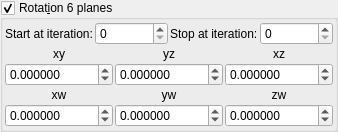
    <widget class="MyGroupBox" name="groupCheck_transf_function_enabledR_false">
     <property name="toolTip">
      <string/>
     </property>
     <property name="title">
      <string>Rotat&amp;ion 6 planes</string>
     </property>
     <property name="checkable">
      <bool>true</bool>
     </property>
     <layout class="QVBoxLayout" name="verticalLayout_31" stretch="0,0,0">
      <property name="spacing">
       <number>2</number>
      </property>
      <property name="leftMargin">
       <number>2</number>
      </property>
      <property name="topMargin">
       <number>2</number>
      </property>
      <property name="rightMargin">
       <number>2</number>
      </property>
      <property name="bottomMargin">
       <number>2</number>
      </property>
      <item>
       <layout class="QGridLayout" name="gridLayout_66">
        <property name="spacing">
         <number>2</number>
        </property>
        <item row="0" column="0">
         <widget class="QLabel" name="label_249">
          <property name="text">
           <string>Start at iteration:</string>
          </property>
         </widget>
        </item>
        <item row="0" column="1">
         <widget class="MySpinBox" name="spinboxInt_transf_start_iterations_R">
          <property name="sizePolicy">
           <sizepolicy hsizetype="Minimum" vsizetype="Maximum">
            <horstretch>0</horstretch>
            <verstretch>0</verstretch>
           </sizepolicy>
          </property>
          <property name="maximum">
           <number>999</number>
          </property>
         </widget>
        </item>
        <item row="0" column="2">
         <widget class="QLabel" name="label_248">
          <property name="text">
           <string>Stop at iteration:</string>
          </property>
         </widget>
        </item>
        <item row="0" column="3">
         <widget class="MySpinBox" name="spinboxInt_transf_stop_iterations_R">
          <property name="sizePolicy">
           <sizepolicy hsizetype="Minimum" vsizetype="Maximum">
            <horstretch>0</horstretch>
            <verstretch>0</verstretch>
           </sizepolicy>
          </property>
          <property name="maximum">
           <number>999</number>
          </property>
         </widget>
        </item>
       </layout>
      </item>
      <item>
       <layout class="QGridLayout" name="gridLayout_11">
        <property name="spacing">
         <number>2</number>
        </property>
        <item row="1" column="0">
         <widget class="QLabel" name="label_40">
          <property name="text">
           <string notr="true">xy</string>
          </property>
          <property name="alignment">
           <set>Qt::AlignCenter</set>
          </property>
         </widget>
        </item>
        <item row="2" column="2">
         <widget class="MyDoubleSpinBox" name="spinboxd3_transf_rotation44a_z">
          <property name="sizePolicy">
           <sizepolicy hsizetype="Minimum" vsizetype="Maximum">
            <horstretch>0</horstretch>
            <verstretch>0</verstretch>
           </sizepolicy>
          </property>
          <property name="prefix">
           <string/>
          </property>
          <property name="suffix">
           <string/>
          </property>
          <property name="decimals">
           <number>6</number>
          </property>
          <property name="minimum">
           <double>-36000.000000000000000</double>
          </property>
          <property name="maximum">
           <double>36000.000000000000000</double>
          </property>
          <property name="singleStep">
           <double>1.000000000000000</double>
          </property>
         </widget>
        </item>
        <item row="2" column="0">
         <widget class="MyDoubleSpinBox" name="spinboxd3_transf_rotation44a_x">
          <property name="sizePolicy">
           <sizepolicy hsizetype="Minimum" vsizetype="Maximum">
            <horstretch>0</horstretch>
            <verstretch>0</verstretch>
           </sizepolicy>
          </property>
          <property name="prefix">
           <string/>
          </property>
          <property name="suffix">
           <string/>
          </property>
          <property name="decimals">
           <number>6</number>
          </property>
          <property name="minimum">
           <double>-36000.000000000000000</double>
          </property>
          <property name="maximum">
           <double>36000.000000000000000</double>
          </property>
          <property name="singleStep">
           <double>1.000000000000000</double>
          </property>
         </widget>
        </item>
        <item row="1" column="2">
         <widget class="QLabel" name="label_37">
          <property name="text">
           <string notr="true">xz</string>
          </property>
          <property name="alignment">
           <set>Qt::AlignCenter</set>
          </property>
         </widget>
        </item>
        <item row="2" column="1">
         <widget class="MyDoubleSpinBox" name="spinboxd3_transf_rotation44a_y">
          <property name="sizePolicy">
           <sizepolicy hsizetype="Minimum" vsizetype="Maximum">
            <horstretch>0</horstretch>
            <verstretch>0</verstretch>
           </sizepolicy>
          </property>
          <property name="prefix">
           <string/>
          </property>
          <property name="suffix">
           <string/>
          </property>
          <property name="decimals">
           <number>6</number>
          </property>
          <property name="minimum">
           <double>-36000.000000000000000</double>
          </property>
          <property name="maximum">
           <double>36000.000000000000000</double>
          </property>
          <property name="singleStep">
           <double>1.000000000000000</double>
          </property>
         </widget>
        </item>
        <item row="1" column="1">
         <widget class="QLabel" name="label_38">
          <property name="text">
           <string notr="true">yz</string>
          </property>
          <property name="alignment">
           <set>Qt::AlignCenter</set>
          </property>
         </widget>
        </item>
       </layout>
      </item>
      <item>
       <layout class="QGridLayout" name="gridLayout_14">
        <property name="spacing">
         <number>2</number>
        </property>
        <item row="2" column="1">
         <widget class="MyDoubleSpinBox" name="spinboxd3_transf_rotation44b_y">
          <property name="sizePolicy">
           <sizepolicy hsizetype="Minimum" vsizetype="Maximum">
            <horstretch>0</horstretch>
            <verstretch>0</verstretch>
           </sizepolicy>
          </property>
          <property name="prefix">
           <string/>
          </property>
          <property name="suffix">
           <string/>
          </property>
          <property name="decimals">
           <number>6</number>
          </property>
          <property name="minimum">
           <double>-36000.000000000000000</double>
          </property>
          <property name="maximum">
           <double>36000.000000000000000</double>
          </property>
          <property name="singleStep">
           <double>1.000000000000000</double>
          </property>
         </widget>
        </item>
        <item row="2" column="0">
         <widget class="MyDoubleSpinBox" name="spinboxd3_transf_rotation44b_x">
          <property name="sizePolicy">
           <sizepolicy hsizetype="Minimum" vsizetype="Maximum">
            <horstretch>0</horstretch>
            <verstretch>0</verstretch>
           </sizepolicy>
          </property>
          <property name="prefix">
           <string/>
          </property>
          <property name="suffix">
           <string/>
          </property>
          <property name="decimals">
           <number>6</number>
          </property>
          <property name="minimum">
           <double>-36000.000000000000000</double>
          </property>
          <property name="maximum">
           <double>36000.000000000000000</double>
          </property>
          <property name="singleStep">
           <double>1.000000000000000</double>
          </property>
         </widget>
        </item>
        <item row="1" column="1">
         <widget class="QLabel" name="label_49">
          <property name="text">
           <string notr="true">yw</string>
          </property>
          <property name="alignment">
           <set>Qt::AlignCenter</set>
          </property>
         </widget>
        </item>
        <item row="1" column="0">
         <widget class="QLabel" name="label_50">
          <property name="text">
           <string notr="true">xw</string>
          </property>
          <property name="alignment">
           <set>Qt::AlignCenter</set>
          </property>
         </widget>
        </item>
        <item row="1" column="2">
         <widget class="QLabel" name="label_48">
          <property name="text">
           <string notr="true">zw</string>
          </property>
          <property name="alignment">
           <set>Qt::AlignCenter</set>
          </property>
         </widget>
        </item>
        <item row="2" column="2">
         <widget class="MyDoubleSpinBox" name="spinboxd3_transf_rotation44b_z">
          <property name="sizePolicy">
           <sizepolicy hsizetype="Minimum" vsizetype="Maximum">
            <horstretch>0</horstretch>
            <verstretch>0</verstretch>
           </sizepolicy>
          </property>
          <property name="prefix">
           <string/>
          </property>
          <property name="suffix">
           <string/>
          </property>
          <property name="decimals">
           <number>6</number>
          </property>
          <property name="minimum">
           <double>-36000.000000000000000</double>
          </property>
          <property name="maximum">
           <double>36000.000000000000000</double>
          </property>
          <property name="singleStep">
           <double>1.000000000000000</double>
          </property>
         </widget>
        </item>
       </layout>
      </item>
     </layout>
    </widget>
